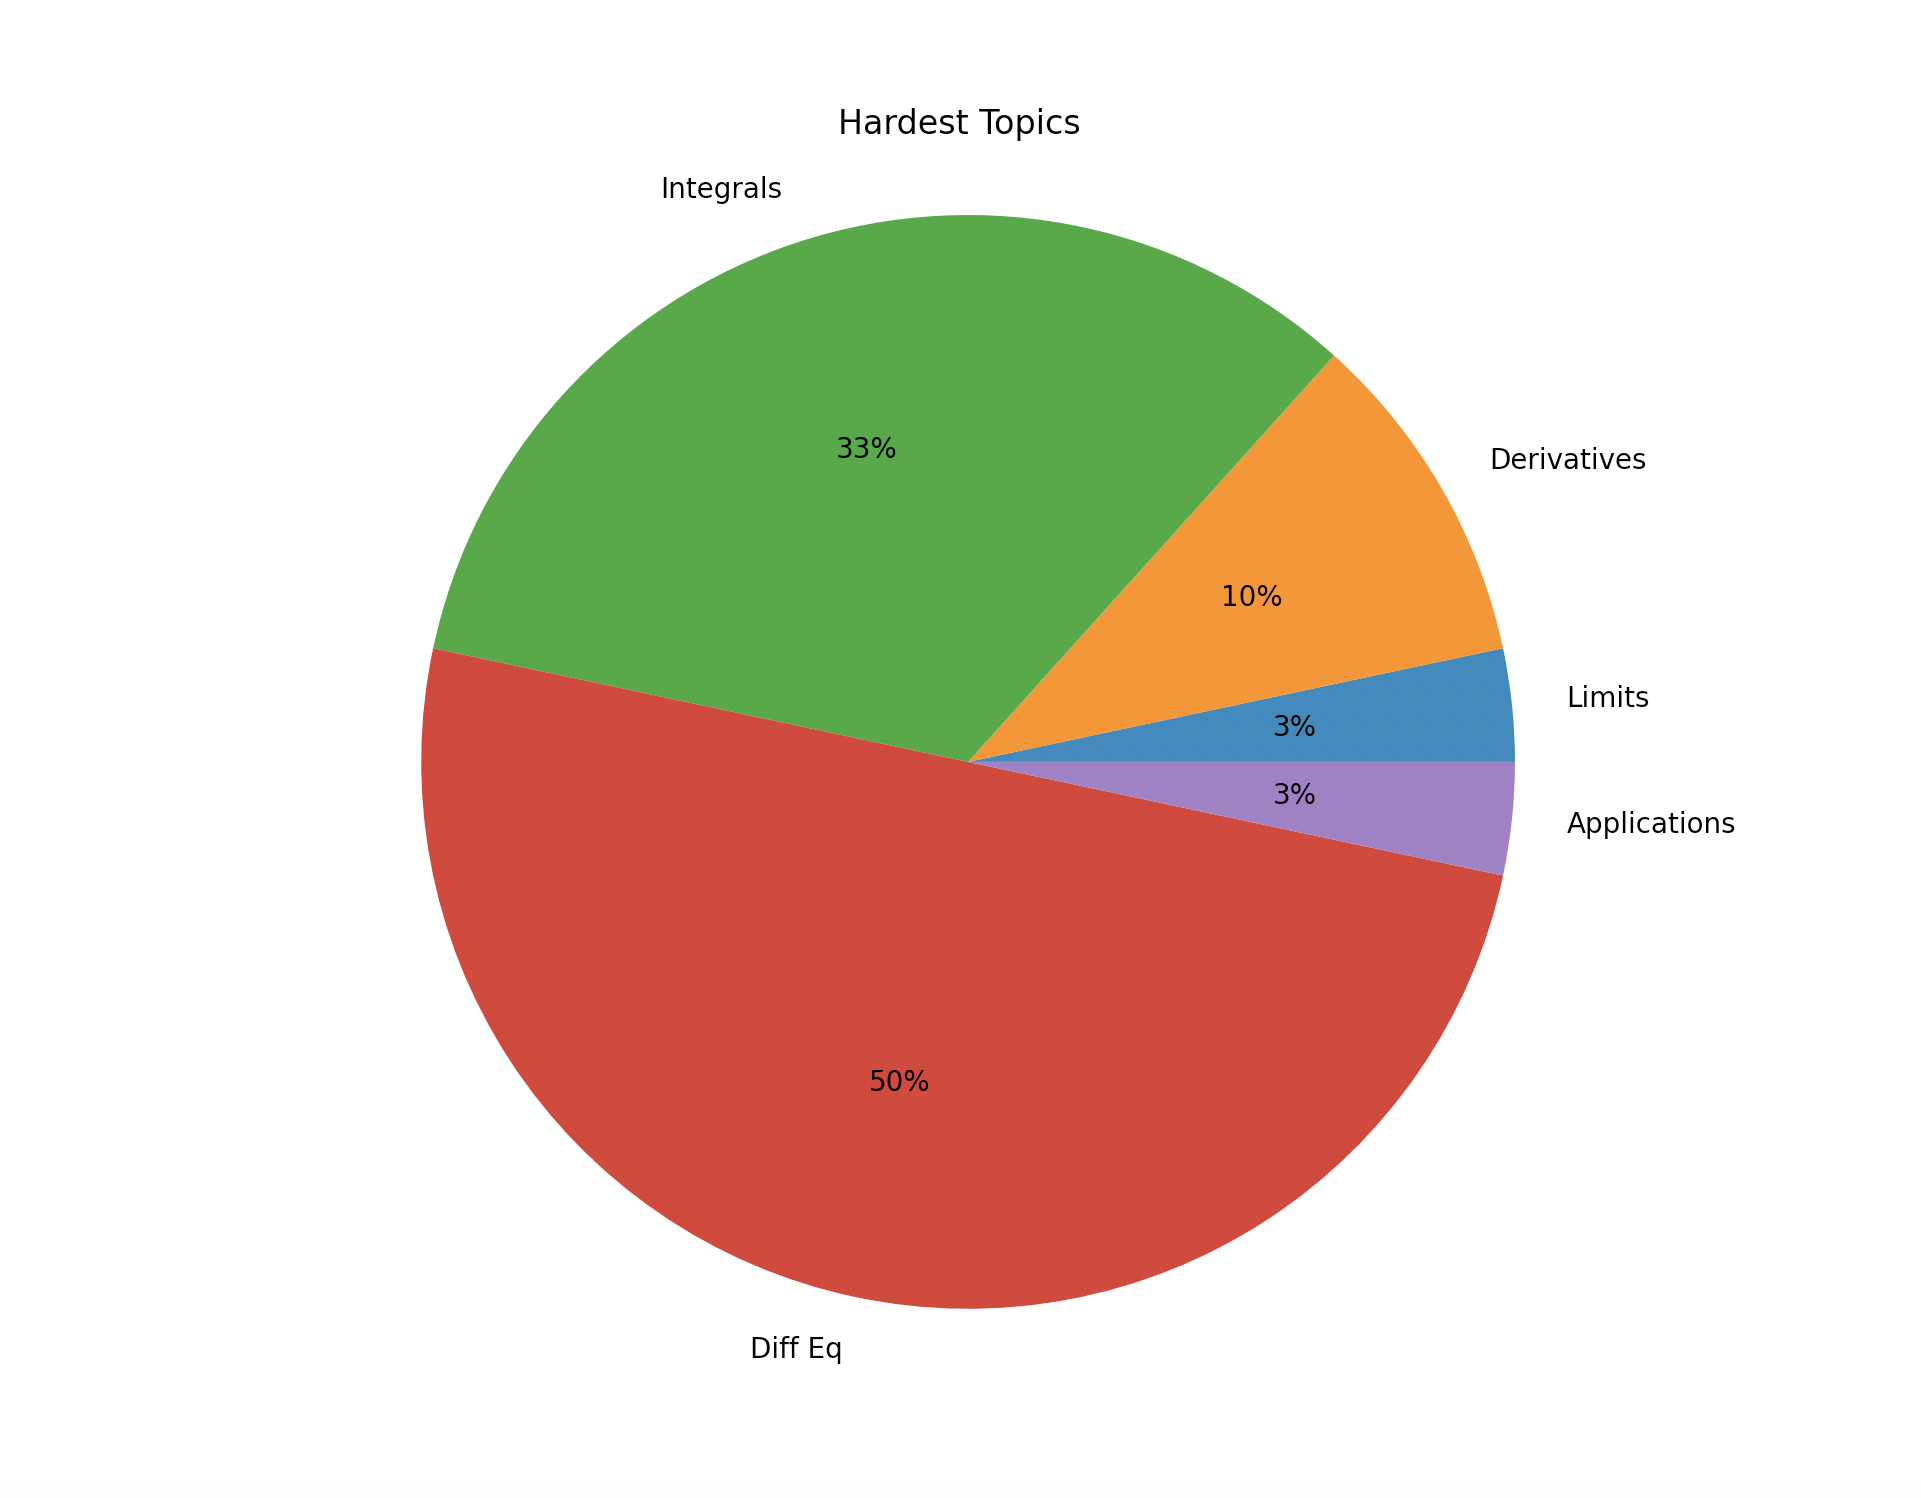

Generate this figure with Python:
from matplotlib import pyplot as plt

unit_topics = ['Limits', 'Derivatives', 'Integrals', 'Diff Eq', 'Applications']
num_hardest_reported = [1, 3, 10, 15, 1]

#Make your plot here
plt.figure(figsize=(10,8))
plt.pie(num_hardest_reported,labels=unit_topics,autopct="%1d%%")
plt.axis('equal')
plt.title('Hardest Topics')
plt.show()

plt.savefig('my_pie_chart.png')
